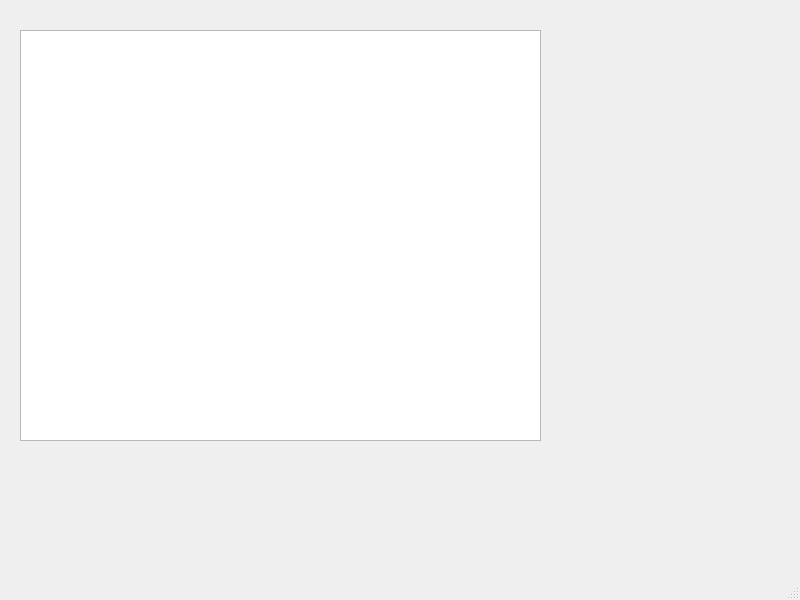
<?xml version="1.0" encoding="UTF-8"?>
<ui version="4.0">
 <class>MainWindow</class>
 <widget class="QMainWindow" name="MainWindow">
  <property name="geometry">
   <rect>
    <x>0</x>
    <y>0</y>
    <width>800</width>
    <height>600</height>
   </rect>
  </property>
  <property name="windowTitle">
   <string>MainWindow</string>
  </property>
  <widget class="QWidget" name="centralwidget">
   <widget class="QTableView" name="tableView">
    <property name="geometry">
     <rect>
      <x>20</x>
      <y>30</y>
      <width>521</width>
      <height>411</height>
     </rect>
    </property>
   </widget>
  </widget>
  <widget class="QMenuBar" name="menubar">
   <property name="geometry">
    <rect>
     <x>0</x>
     <y>0</y>
     <width>800</width>
     <height>21</height>
    </rect>
   </property>
  </widget>
  <widget class="QStatusBar" name="statusbar"/>
 </widget>
 <resources/>
 <connections/>
</ui>
